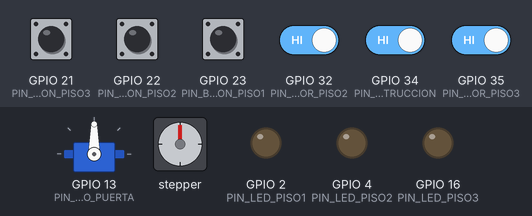
Bench run of a sketch on a simulated ESP32. Parts: servo, stepper motor, output pins drawn as LEDs (lit = HIGH). Dashed ring = blinking. The inputs (shaded band) are chosen by the test bench; at power-on: GPIO 21 (PIN_BOTON_PISO3), GPIO 22 (PIN_BOTON_PISO2), GPIO 23 (PIN_BOTON_PISO1), GPIO 32 (PIN_SENSOR_PISO2), GPIO 34 (PIN_SENSOR_OBSTRUCCION), GPIO 35 (PIN_SENSOR_PISO3) HIGH. Stepper angles assume 2048 steps per turn.

Above: at 1.2 s.
1.3 s: GPIO 21 (PIN_BOTON_PISO3) pulled LOW for 0.15 s
At 2.1 s:
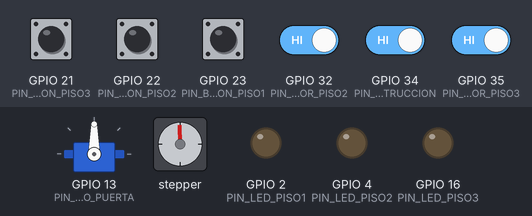
2.9 s: GPIO 35 (PIN_SENSOR_PISO3) driven LOW
At 3.3 s:
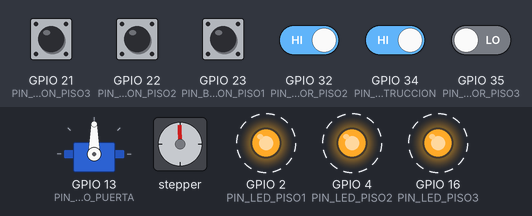
5.9 s: GPIO 34 (PIN_SENSOR_OBSTRUCCION) driven LOW
At 6.3 s:
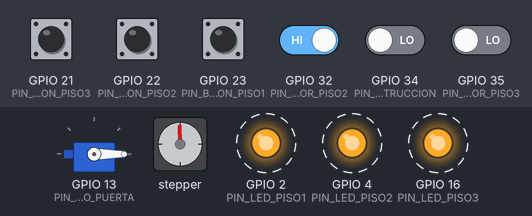
8.9 s: GPIO 22 (PIN_BOTON_PISO2) pulled LOW for 0.15 s
At 12.6 s:
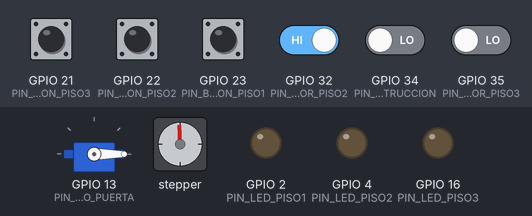
Timing chart, 0 to 13.0 s (numbered marks = the images above; inputs shaded):
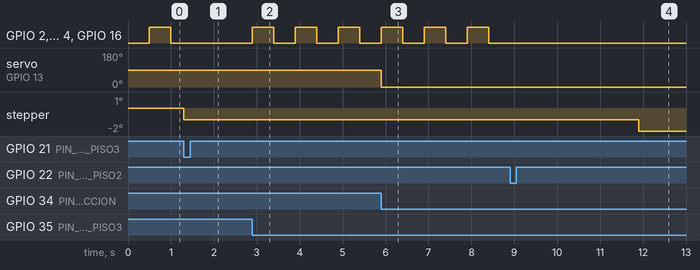

The sketch:

ascensor.ino
```cpp
#include <AccelStepper.h>
#include <ESP32Servo.h>
#include <NoDelay.h>

// Pines y constantes
#define PIN_MOTOR_IN1 25
#define PIN_MOTOR_IN2 26
#define PIN_MOTOR_IN3 27
#define PIN_MOTOR_IN4 14

#define PIN_SENSOR_PISO1 33
#define PIN_SENSOR_PISO2 32
#define PIN_SENSOR_PISO3 35
#define PIN_SENSOR_OBSTRUCCION 34

#define PIN_LED_PISO1 2
#define PIN_LED_PISO2 4
#define PIN_LED_PISO3 16

#define PIN_BOTON_PISO1 23
#define PIN_BOTON_PISO2 22
#define PIN_BOTON_PISO3 21

#define PIN_SERVO_PUERTA 13

AccelStepper motor(AccelStepper::FULL4WIRE, PIN_MOTOR_IN1, PIN_MOTOR_IN3, PIN_MOTOR_IN2, PIN_MOTOR_IN4);
Servo servoPuerta;

enum Piso { piso1, piso2, piso3, ningunPiso };
Piso estadoActualPiso = ningunPiso;

const int tiempoPuerta = 2000; // 2 segundos
const int tiempoParpadeo = 500; // 0.5 segundos

noDelay temporizadorPuerta(tiempoPuerta, false);
noDelay temporizadorParpadeo(tiempoParpadeo);

bool puertaAbierta = false;

void setup() {
  pinMode(PIN_SENSOR_PISO1, INPUT_PULLUP);
  pinMode(PIN_SENSOR_PISO2, INPUT_PULLUP);
  pinMode(PIN_SENSOR_PISO3, INPUT_PULLUP);
  pinMode(PIN_SENSOR_OBSTRUCCION, INPUT_PULLUP);

  pinMode(PIN_LED_PISO1, OUTPUT);
  pinMode(PIN_LED_PISO2, OUTPUT);
  pinMode(PIN_LED_PISO3, OUTPUT);

  pinMode(PIN_BOTON_PISO1, INPUT_PULLUP);
  pinMode(PIN_BOTON_PISO2, INPUT_PULLUP);
  pinMode(PIN_BOTON_PISO3, INPUT_PULLUP);

  servoPuerta.attach(PIN_SERVO_PUERTA);
  servoPuerta.write(0); // Puerta cerrada
}

void loop() {
  actualizarLedsParpadeo();
  manejarPuertas();

  // Lógica de botones
  if (digitalRead(PIN_BOTON_PISO1) == LOW) moverAscensor(piso1);
  if (digitalRead(PIN_BOTON_PISO2) == LOW) moverAscensor(piso2);
  if (digitalRead(PIN_BOTON_PISO3) == LOW) moverAscensor(piso3);
}

void moverAscensor(Piso pisoDestino) {
  if (estadoActualPiso == pisoDestino) return;

  int direccion = (estadoActualPiso < pisoDestino) ? 1 : -1;
  motor.setSpeed(300 * direccion);

  while (true) {
    motor.runSpeed();
    if ((pisoDestino == piso1 && digitalRead(PIN_SENSOR_PISO1) == LOW) ||
        (pisoDestino == piso2 && digitalRead(PIN_SENSOR_PISO2) == LOW) ||
        (pisoDestino == piso3 && digitalRead(PIN_SENSOR_PISO3) == LOW)) {
      motor.stop();
      estadoActualPiso = pisoDestino;
      break;
    }
  }
}

void manejarPuertas() {
  if (!puertaAbierta) {
    servoPuerta.write(90); // Abrir puerta
    puertaAbierta = true;
  } else if (digitalRead(PIN_SENSOR_OBSTRUCCION) == LOW) {
    servoPuerta.write(0); // Intentar cerrar puerta
    temporizadorPuerta.start();
  } else if (temporizadorPuerta.update()) {
    if (digitalRead(PIN_SENSOR_OBSTRUCCION) == LOW) {
      servoPuerta.write(90); // Reabrir puerta si hay obstrucción
    } else {
      puertaAbierta = false; // Puerta cerrada con éxito
    }
  }
}

void actualizarLedsParpadeo() {
  if (temporizadorParpadeo.update()) {
    bool estadoLed = digitalRead(PIN_LED_PISO1);
    digitalWrite(PIN_LED_PISO1, !estadoLed);
    digitalWrite(PIN_LED_PISO2, !estadoLed);
    digitalWrite(PIN_LED_PISO3, !estadoLed);
  }
}
```

Measured:
- after the input at 2.9 s, GPIO 2 (PIN_LED_PISO1), GPIO 4 (PIN_LED_PISO2), GPIO 16 (PIN_LED_PISO3): alternates HIGH for 0.50 s and LOW for 0.50 s, starting at once
- after the input at 5.9 s, servo on GPIO 13 (PIN_SERVO_PUERTA): 90° → 0° at once
